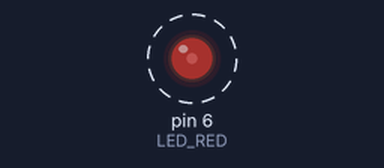
Simulated run of this sketch. Board: Arduino Uno, built with avr-gcc and run on an emulated ATmega328P. Parts: output pins drawn as LEDs (lit = HIGH). Dashed ring = blinking.

Above: at 0.05 s.
Timing chart, 0 to 4.6 s (numbered marks = the images above):
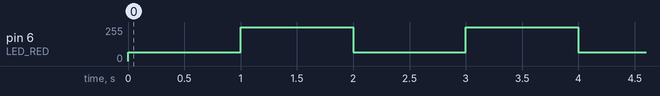

The sketch:

kod05.ino
```cpp
#define LED_RED 6

void setup()
{
    pinMode(LED_RED, OUTPUT);
}

void loop()
{
    analogWrite(LED_RED, 64);
    delay(1000);
    analogWrite(LED_RED, 255);
    delay(1000);
}
```

Measured:
- by itself, pin 6 (LED_RED): alternates 255/255 for 1.0 s and 64/255 for 1.0 s
